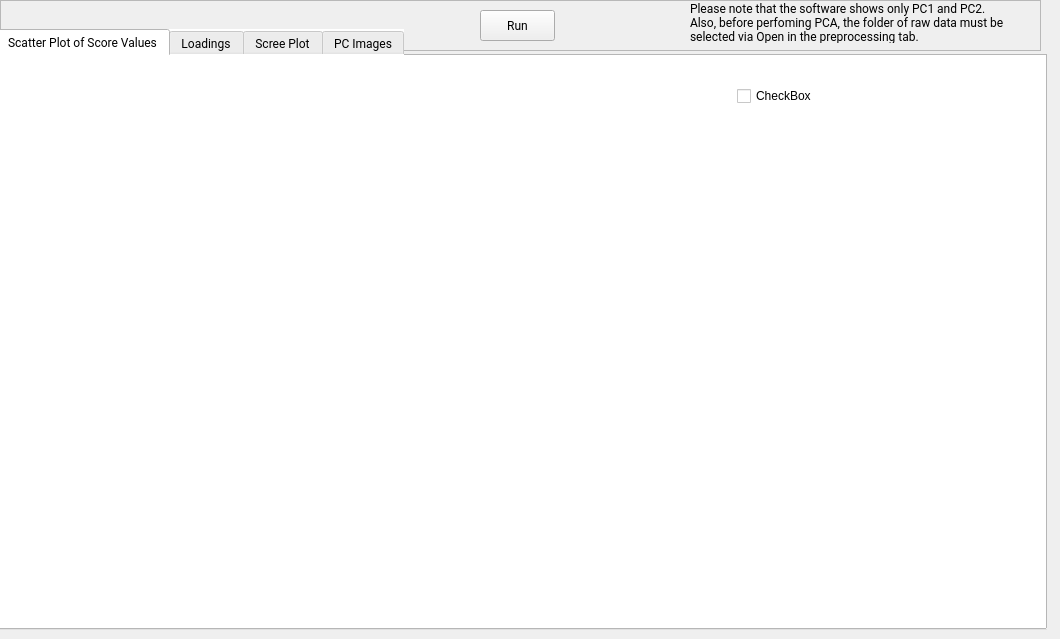
    <widget class="QWidget" name="tab_2_pca">
     <attribute name="title">
      <string>PCA</string>
     </attribute>
     <widget class="QTabWidget" name="tabWidget_2">
      <property name="geometry">
       <rect>
        <x>-4</x>
        <y>29</y>
        <width>1051</width>
        <height>601</height>
       </rect>
      </property>
      <property name="palette">
       <palette>
        <active>
         <colorrole role="Button">
          <brush brushstyle="SolidPattern">
           <color alpha="255">
            <red>255</red>
            <green>255</green>
            <blue>255</blue>
           </color>
          </brush>
         </colorrole>
         <colorrole role="Base">
          <brush brushstyle="SolidPattern">
           <color alpha="255">
            <red>255</red>
            <green>255</green>
            <blue>255</blue>
           </color>
          </brush>
         </colorrole>
         <colorrole role="Window">
          <brush brushstyle="SolidPattern">
           <color alpha="255">
            <red>255</red>
            <green>255</green>
            <blue>255</blue>
           </color>
          </brush>
         </colorrole>
         <colorrole role="Highlight">
          <brush brushstyle="SolidPattern">
           <color alpha="255">
            <red>255</red>
            <green>255</green>
            <blue>255</blue>
           </color>
          </brush>
         </colorrole>
         <colorrole role="HighlightedText">
          <brush brushstyle="SolidPattern">
           <color alpha="255">
            <red>0</red>
            <green>0</green>
            <blue>255</blue>
           </color>
          </brush>
         </colorrole>
        </active>
        <inactive>
         <colorrole role="Button">
          <brush brushstyle="SolidPattern">
           <color alpha="255">
            <red>255</red>
            <green>255</green>
            <blue>255</blue>
           </color>
          </brush>
         </colorrole>
         <colorrole role="Base">
          <brush brushstyle="SolidPattern">
           <color alpha="255">
            <red>255</red>
            <green>255</green>
            <blue>255</blue>
           </color>
          </brush>
         </colorrole>
         <colorrole role="Window">
          <brush brushstyle="SolidPattern">
           <color alpha="255">
            <red>255</red>
            <green>255</green>
            <blue>255</blue>
           </color>
          </brush>
         </colorrole>
         <colorrole role="Highlight">
          <brush brushstyle="SolidPattern">
           <color alpha="255">
            <red>255</red>
            <green>255</green>
            <blue>255</blue>
           </color>
          </brush>
         </colorrole>
         <colorrole role="HighlightedText">
          <brush brushstyle="SolidPattern">
           <color alpha="255">
            <red>0</red>
            <green>0</green>
            <blue>255</blue>
           </color>
          </brush>
         </colorrole>
        </inactive>
        <disabled>
         <colorrole role="Button">
          <brush brushstyle="SolidPattern">
           <color alpha="255">
            <red>255</red>
            <green>255</green>
            <blue>255</blue>
           </color>
          </brush>
         </colorrole>
         <colorrole role="Base">
          <brush brushstyle="SolidPattern">
           <color alpha="255">
            <red>255</red>
            <green>255</green>
            <blue>255</blue>
           </color>
          </brush>
         </colorrole>
         <colorrole role="Window">
          <brush brushstyle="SolidPattern">
           <color alpha="255">
            <red>255</red>
            <green>255</green>
            <blue>255</blue>
           </color>
          </brush>
         </colorrole>
         <colorrole role="Highlight">
          <brush brushstyle="SolidPattern">
           <color alpha="255">
            <red>255</red>
            <green>255</green>
            <blue>255</blue>
           </color>
          </brush>
         </colorrole>
         <colorrole role="HighlightedText">
          <brush brushstyle="SolidPattern">
           <color alpha="255">
            <red>0</red>
            <green>0</green>
            <blue>255</blue>
           </color>
          </brush>
         </colorrole>
        </disabled>
       </palette>
      </property>
      <property name="font">
       <font>
        <family>Roboto</family>
       </font>
      </property>
      <property name="styleSheet">
       <string notr="true">background-color: rgb(255, 255, 255);</string>
      </property>
      <property name="currentIndex">
       <number>0</number>
      </property>
      <widget class="QWidget" name="tab_3_scatter">
       <attribute name="title">
        <string>Scatter Plot of Score Values</string>
       </attribute>
       <widget class="QCheckBox" name="checkBox">
        <property name="geometry">
         <rect>
          <x>739</x>
          <y>30</y>
          <width>161</width>
          <height>20</height>
         </rect>
        </property>
        <property name="text">
         <string>CheckBox</string>
        </property>
       </widget>
      </widget>
      <widget class="QWidget" name="tab_4_loading">
       <attribute name="title">
        <string>Loadings</string>
       </attribute>
      </widget>
      <widget class="QWidget" name="tab_5_scree">
       <attribute name="title">
        <string>Scree Plot</string>
       </attribute>
      </widget>
      <widget class="QWidget" name="tab_6">
       <attribute name="title">
        <string>PC Images</string>
       </attribute>
      </widget>
     </widget>
     <widget class="QFrame" name="frame_2">
      <property name="geometry">
       <rect>
        <x>0</x>
        <y>0</y>
        <width>1041</width>
        <height>51</height>
       </rect>
      </property>
      <property name="frameShape">
       <enum>QFrame::StyledPanel</enum>
      </property>
      <property name="frameShadow">
       <enum>QFrame::Raised</enum>
      </property>
      <widget class="QPushButton" name="Button_run2_pca">
       <property name="geometry">
        <rect>
         <x>480</x>
         <y>10</y>
         <width>75</width>
         <height>31</height>
        </rect>
       </property>
       <property name="sizePolicy">
        <sizepolicy hsizetype="Fixed" vsizetype="Fixed">
         <horstretch>0</horstretch>
         <verstretch>0</verstretch>
        </sizepolicy>
       </property>
       <property name="font">
        <font>
         <family>Roboto</family>
        </font>
       </property>
       <property name="focusPolicy">
        <enum>Qt::NoFocus</enum>
       </property>
       <property name="statusTip">
        <string>Run PCA</string>
       </property>
       <property name="text">
        <string>Run</string>
       </property>
      </widget>
      <widget class="QLabel" name="label">
       <property name="geometry">
        <rect>
         <x>690</x>
         <y>2</y>
         <width>351</width>
         <height>41</height>
        </rect>
       </property>
       <property name="sizePolicy">
        <sizepolicy hsizetype="Fixed" vsizetype="Fixed">
         <horstretch>0</horstretch>
         <verstretch>0</verstretch>
        </sizepolicy>
       </property>
       <property name="font">
        <font>
         <family>Roboto</family>
        </font>
       </property>
       <property name="statusTip">
        <string>For PCA, the software applies SNV normalization automatically.</string>
       </property>
       <property name="text">
        <string>Please note that the software shows only PC1 and PC2.
Also, before perfoming PCA, the folder of raw data must be
selected via Open in the preprocessing tab.</string>
       </property>
      </widget>
     </widget>
     <zorder>frame_2</zorder>
     <zorder>tabWidget_2</zorder>
    </widget>
